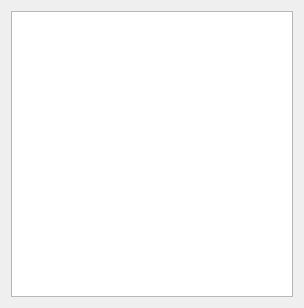
<?xml version="1.0" encoding="UTF-8"?>
<ui version="4.0">
 <class>ShowDailyIncomeTable</class>
 <widget class="QDialog" name="ShowDailyIncomeTable">
  <property name="geometry">
   <rect>
    <x>0</x>
    <y>0</y>
    <width>304</width>
    <height>308</height>
   </rect>
  </property>
  <property name="windowTitle">
   <string>Günlük Kazanç Tablosu</string>
  </property>
  <property name="windowIcon">
   <iconset resource="resources.qrc">
    <normaloff>:/icons/icons/monitor-icon-ready.png</normaloff>:/icons/icons/monitor-icon-ready.png</iconset>
  </property>
  <layout class="QVBoxLayout" name="verticalLayout">
   <item>
    <widget class="QTableView" name="dailyIncomeTable"/>
   </item>
  </layout>
 </widget>
 <resources>
  <include location="resources.qrc"/>
 </resources>
 <connections/>
</ui>
